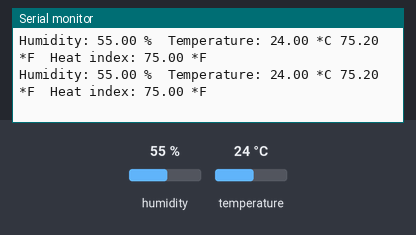
A sketch run on a simulated Arduino Uno, built with avr-gcc and run on an emulated ATmega328P. Shown: the last lines printed to the serial monitor. The test bench sets the inputs (shaded band); at power-on: temperature 24 °C, humidity 55 %.

Above: at 3.8 s.
3.9 s: temperature set to 28 °C
At 5.9 s:
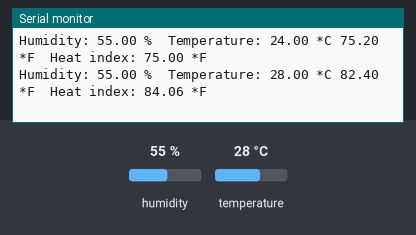
10.1 s: humidity set to 22 %
At 10.6 s:
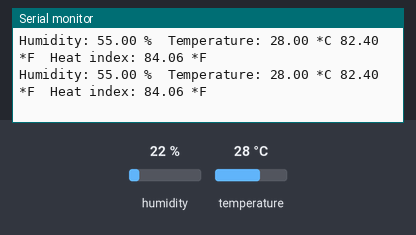
13.0 s: humidity set to 40 %
At 14.1 s:
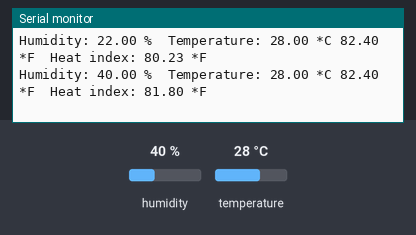
Timing chart, 0 to 16.0 s (numbered marks = the images above; inputs shaded):
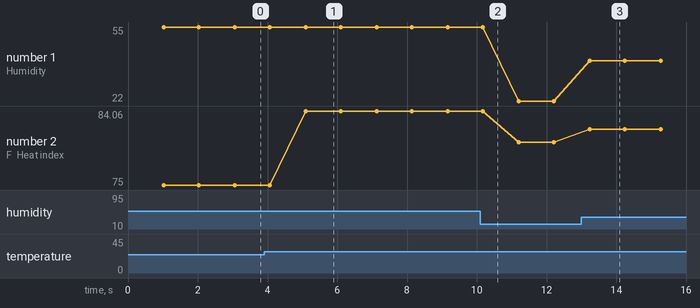

Measured:
- after the input at 3.9 s, the serial monitor: prints a new line after 1.2 s (image 1)
- after the input at 13.0 s, the serial monitor: prints a new line after 0.24 s (image 3)
- plotted number 1: 55 → 22 after the input at 10.1 s, 22 → 40 after the input at 13.0 s
- plotted number 2: 75 → 84.06 after the input at 3.9 s, 84.06 → 80.23 after the input at 10.1 s, 80.23 → 81.8 after the input at 13.0 s

The sketch:

dht11.ino
```cpp
//install Adafruit DHT , Unified Sensor Library

#include <DHT.h>
#include <DHT_U.h>


#define DHTPIN 11     //Data 핀
#define DHTTYPE DHT11   // DHT 11


DHT dht(DHTPIN, DHTTYPE);

void setup() {
  Serial.begin(9600);
  Serial.println("DHTxx test!");
  dht.begin();
}

void loop() {
  delay(1000);

  float h = dht.readHumidity(); // 습도
  float t = dht.readTemperature(); // 섭씨온도
  float f = dht.readTemperature(true);// 화씨온도

  if (isnan(h) || isnan(t) || isnan(f)) {
    Serial.println("Failed to read from DHT sensor!");
    return;
  }

  float hi = dht.computeHeatIndex(f, h); //열파지수

  Serial.print("Humidity: ");
  Serial.print(h);
  Serial.print(" %\t");
  Serial.print("Temperature: ");
  Serial.print(t);
  Serial.print(" *C ");
  Serial.print(f);
  Serial.print(" *F\t");
  Serial.print("Heat index: ");
  Serial.print(hi);
  Serial.println(" *F");
}
```
